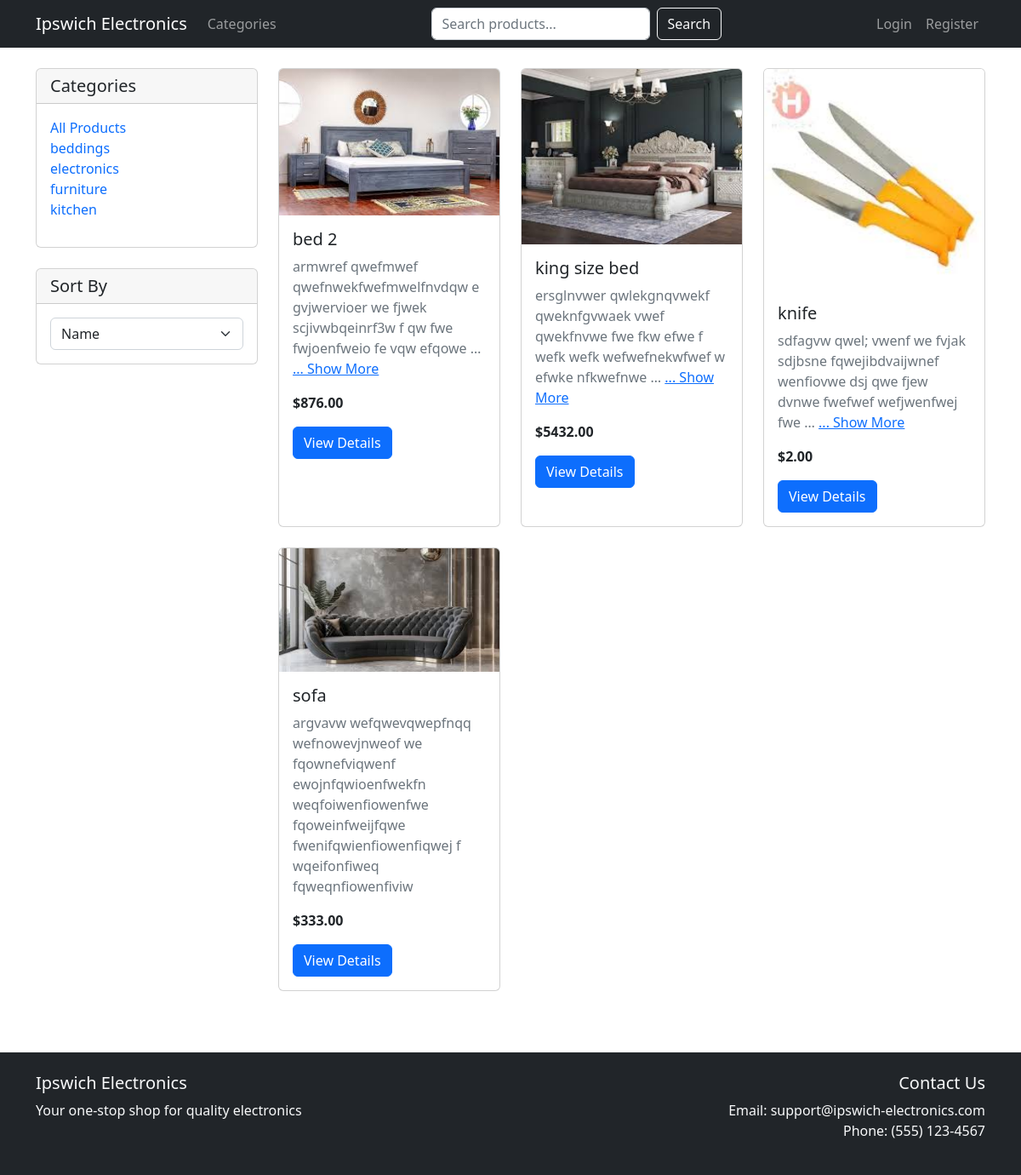
The page / on the database its author committed.
### products/models.py (models this page shows, shortened)
class Category(models.Model):
    name = models.CharField(max_length=100)
    slug = models.SlugField(max_length=100, unique=True)
    description = models.TextField(blank=True)
    image = models.ImageField(upload_to='categories/', blank=True, null=True)
    class Meta:
        verbose_name_plural = 'Categories'
        ordering = ['name']

class Product(models.Model):
    category = models.ForeignKey(Category, related_name='products', on_delete=models.CASCADE)
    name = models.CharField(max_length=200)
    slug = models.SlugField(max_length=200, unique=True)
    image = models.ImageField(upload_to='products/')
    description = models.TextField()
    price = models.DecimalField(max_digits=10, decimal_places=2)
    stock = models.PositiveIntegerField()
    available = models.BooleanField(default=True)
    created = models.DateTimeField(auto_now_add=True)
    updated = models.DateTimeField(auto_now=True)
    class Meta:
        ordering = ['name']
        indexes = [
            models.Index(fields=['id', 'slug']),
            models.Index(fields=['name']),
            models.Index(fields=['-created']),
        ]

### products/views.py (the view)
# urls.py: path('', views.ProductListView.as_view(), name='product_list'),
class ProductListView(ListView):
    model = Product
    template_name = 'products/product_list.html'
    context_object_name = 'products'
    paginate_by = 12
    def get_queryset(self):
        queryset = Product.objects.filter(available=True)
        category_slug = self.kwargs.get('category_slug')
        search_query = self.request.GET.get('search', '')
        sort_by = self.request.GET.get('sort', 'name')
        if category_slug:
            category = get_object_or_404(Category, slug=category_slug)
            queryset = queryset.filter(category=category)
        if search_query:
            queryset = queryset.filter(
                Q(name__icontains=search_query) |
                Q(description__icontains=search_query) |
                Q(category__name__icontains=search_query)
            )
        if sort_by == 'price_low':
            queryset = queryset.order_by('price')
        elif sort_by == 'price_high':
            queryset = queryset.order_by('-price')
        elif sort_by == 'newest':
            queryset = queryset.order_by('-created')
        else:
            queryset = queryset.order_by('name')
        return queryset
    def get_context_data(self, **kwargs):
        context = super().get_context_data(**kwargs)
        context['categories'] = Category.objects.all()
        context['search_query'] = self.request.GET.get('search', '')
        context['sort_by'] = self.request.GET.get('sort', 'name')
        if self.request.user.is_authenticated:
            context['wishlist_products'] = Wishlist.objects.filter(
                user=self.request.user
            ).values_list('products__id', flat=True)
        return context

### cart/context_processors.py (called while the page is built)
def cart(request):
    return {'cart': Cart(request)}

### templates/products/product_list.html (shortened to what this page needs)
{% extends 'base.html' %}
{% block content %}
<div class="row">
    <div class="col-md-3">
        <div class="card mb-4">
            <div class="card-header">
                <h5 class="card-title mb-0">Categories</h5>
            </div>
            <div class="card-body">
                <ul class="list-unstyled">
                    <li><a href="{% url 'products:product_list' %}" class="text-decoration-none">All Products</a></li>
                    {% for category in categories %}
                        <li><a href="{% url 'products:category_products' category.slug %}" class="text-decoration-none">{{ category.name }}</a></li>
                    {% endfor %}
                </ul>
            </div>
        </div>
        <div class="card">
            <div class="card-header">
                <h5 class="card-title mb-0">Sort By</h5>
            </div>
            <div class="card-body">
                <form method="get">
                    <select name="sort" class="form-select" onchange="this.form.submit()">
                        <option value="name" {% if sort_by == 'name' %}selected{% endif %}>Name</option>
                    </select>
                </form>
            </div>
        </div>
    </div>
    <div class="col-md-9">
        <div class="row row-cols-1 row-cols-md-3 g-4">
            {% for product in products %}
                <div class="col">
                    <div class="card h-100">
                        <img src="{{ product.image.url }}" class="card-img-top" alt="{{ product.name }}">
                        <div class="card-body">
                            <h5 class="card-title">{{ product.name }}</h5>
                            <p class="card-text text-muted">
                                {{ product.description|truncatewords:15 }}
                                {% if product.description.split|length > 15 %}
                                <a href="{% url 'products:product_detail' product.slug %}" class="text-primary">... Show More</a>
                                {% endif %}
                            </p>
                            <p class="card-text"><strong>${{ product.price }}</strong></p>
                            <a href="{% url 'products:product_detail' product.slug %}" class="btn btn-primary">View Details</a>
                        </div>
                    </div>
                </div>
            {% empty %}
                <div class="col-12">
                    <p class="text-center">No products found.</p>
                </div>
            {% endfor %}
        </div>
    </div>
</div>
{% endblock %}

### templates/base.html (shortened to what this page needs)
<!DOCTYPE html>
<html lang="en">
<head>
    <link href="https://cdn.jsdelivr.net/npm/bootstrap@5.2.3/dist/css/bootstrap.min.css" rel="stylesheet">
</head>
<body>
    <nav class="navbar navbar-expand-lg navbar-dark bg-dark">
        <div class="container">
            <a class="navbar-brand" href="{% url 'products:product_list' %}">Ipswich Electronics</a>
            <div class="collapse navbar-collapse" id="navbarNav">
                <ul class="navbar-nav me-auto">
                    <li class="nav-item">
                        <a class="nav-link" href="{% url 'products:category_list' %}">Categories</a>
                    </li>
                </ul>
                <form class="d-flex" method="get" action="{% url 'products:product_list' %}">
                    <input class="form-control me-2" type="search" name="search" placeholder="Search products...">
                    <button class="btn btn-outline-light" type="submit">Search</button>
                </form>
                <ul class="navbar-nav ms-auto">
                    {% if user.is_authenticated %}
                        <li class="nav-item">
                            <a class="nav-link" href="{% url 'cart:cart_detail' %}">Cart</a>
                        </li>
                        <li class="nav-item">
                            <a class="nav-link" href="{% url 'products:wishlist' %}">Wishlist</a>
                        </li>
                        <li class="nav-item">
                            <a class="nav-link" href="{% url 'accounts:profile' %}">Profile</a>
                        </li>
                        <li class="nav-item">
                            <a class="nav-link" href="{% url 'accounts:logout' %}">Logout</a>
                        </li>
                    {% else %}
                        <li class="nav-item">
                            <a class="nav-link" href="{% url 'accounts:login' %}">Login</a>
                        </li>
                        <li class="nav-item">
                            <a class="nav-link" href="{% url 'accounts:register' %}">Register</a>
                        </li>
                    {% endif %}
                </ul>
            </div>
        </div>
    </nav>
    <main class="container py-4">
        {% block content %}
        {% endblock %}
    </main>
    <footer class="bg-dark text-light py-4 mt-5">
        <div class="container">
            <div class="row">
                <div class="col-md-6">
                    <h5>Ipswich Electronics</h5>
                    <p>Your one-stop shop for quality electronics</p>
                </div>
                <div class="col-md-6 text-md-end">
                    <h5>Contact Us</h5>
                    <p>Email: support@ipswich-electronics.com<br>
                    Phone: (555) 123-4567</p>
                </div>
            </div>
        </div>
    </footer>
</body>
</html>

### rows shown on the page
Category: name "beddings"
Category: name "electronics"
Category: name "furniture"
Category: name "kitchen"
Product: image (picture), name "bed 2", description "armwref qwefmwef qwefnwekfwefmwelfnvdqw e gvjwervioer we fjwek scjivwbqeinrf3w f qw fwe fwjoenfweio fe vqw efqowe …", shows "... Show More", price "876.00"
Product: image (picture), name "king size bed", description "ersglnvwer qwlekgnqvwekf qweknfgvwaek vwef qwekfnvwe fwe fkw efwe f wefk wefk wefwefnekwfwef w efwke nfkwefnwe …", shows "... Show More", price "5432.00"
Product: image (picture), name "knife", description "sdfagvw qwel; vwenf we fvjak sdjbsne fqwejibdvaijwnef wenfiovwe dsj qwe fjew dvnwe fwefwef wefjwenfwej fwe …", shows "... Show More", price "2.00"
Product: image (picture), name "sofa", description "argvavw wefqwevqwepfnqq wefnowevjnweof we fqownefviqwenf ewojnfqwioenfwekfn weqfoiwenfiowenfwe fqoweinfweijfqwe fwenifqwienfiowenfiqwej f wqeifonfiweq fqweqnfiowenfiviw", price "333.00"
